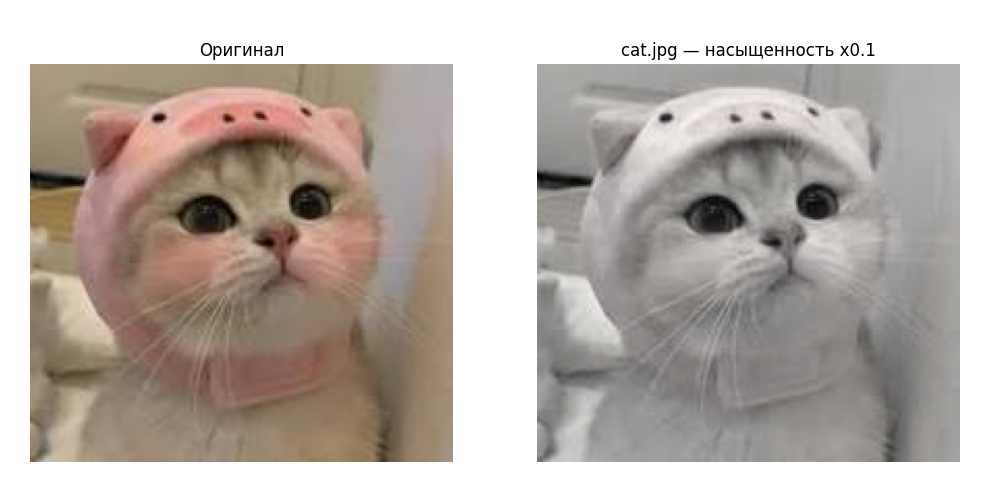
#> input picture image-1.png, 987 x 499 px; its folder holds only this picture in this run
$ python -i CV-2-34.py   (imports and definitions only)
#> lines starting #> are read from the running program, lines starting #| are printed output that depends on the picture; after the words box and inside, x2 and y2 are one past the last pixel; in counts of white or black regions, pixels touching at a corner belong together
import cv2
import numpy as np
import os

# Настраиваемые параметры
SHADOW_STRENGTH = 1        # сила тени
SCALE_Y = 0.15             # сжатие тени по вертикали
DX = 40                    # сдвиг тени вправо
DY_EXTRA = 10              # дополнительный сдвиг вниз
MASK_BLUR_KERNEL = (5, 5)  # сглаживание маски объекта
MASK_BLUR_SIGMA = 5
SHADOW_BLUR_KERNEL = (41, 41)
SHADOW_BLUR_SIGMA = 40
FINAL_BLUR_KERNEL = (101, 101)
FINAL_BLUR_SIGMA = 30


# Функция обработки одного изображения
def add_soft_shadow(
    image_path: str,
    output_path: str = "result.png"
):
#> called with image_path = 'image-1.png', output_path = 'result.png'
    image = cv2.imread(image_path)
#> image is the input picture: shape (499, 987, 3); mean B, G, R 169.7, 176.2, 185.6
    if image is None:
        raise FileNotFoundError(f"Файл не найден: {image_path}")

    h, w = image.shape[:2]
#> h = 499; w = 987

    # 1. Маска объекта
    gray = cv2.cvtColor(image, cv2.COLOR_BGR2GRAY)
    _, mask = cv2.threshold(gray, 250, 255, cv2.THRESH_BINARY_INV)
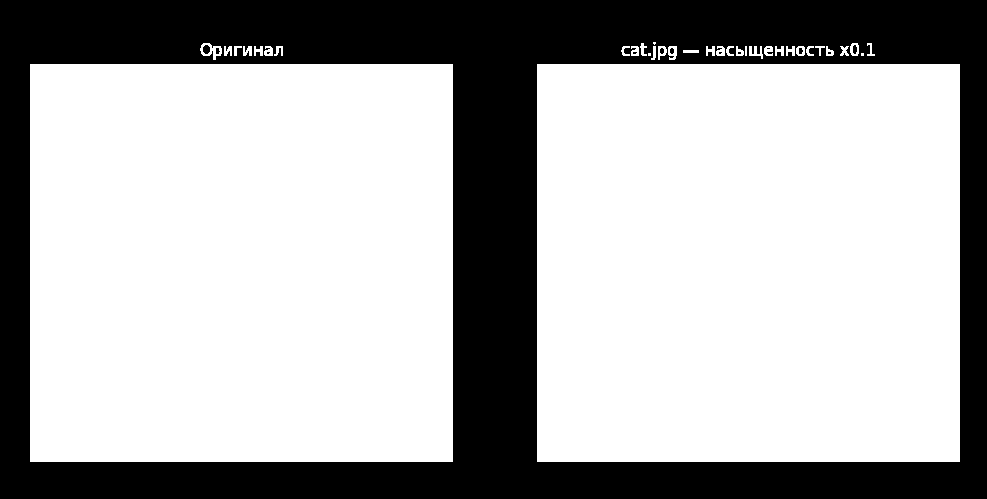
#> mask: shape (499, 987); 68.7% white; 13 black regions (7 under 20 px), largest, box (x1, y1, x2, y2) and area: (0, 0, 987, 499) 153752, (203, 45, 210, 54) 51, (853, 45, 857, 54) 30, (660, 48, 664, 54) 20, (670, 48, 674, 54) 20, (799, 48, 803, 54) 20
    mask = (mask > 0).astype(np.uint8) * 255

    # 2. Размытие маски для мягких краев
    mask_blur = cv2.GaussianBlur(mask, MASK_BLUR_KERNEL, MASK_BLUR_SIGMA)

    # 3. Размытие маски для тени
    shadow_mask = cv2.GaussianBlur(mask, SHADOW_BLUR_KERNEL, SHADOW_BLUR_SIGMA)

    # 4. Сжимаем тень по вертикали
    M_scale = np.array([[1, 0, 0], [0, SCALE_Y, 0]], dtype=np.float32)
    shadow_mask_scaled = cv2.warpAffine(
        shadow_mask, M_scale, (w, h),
        borderMode=cv2.BORDER_CONSTANT, borderValue=0
    )
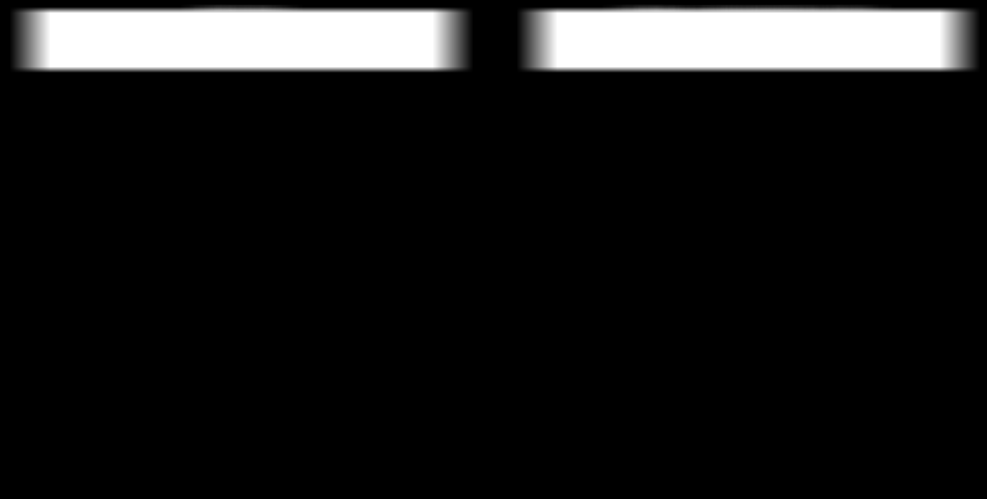
#> shadow_mask_scaled: shape (499, 987); min 0, max 255, mean 26.3

    # 5. Bounding box объекта
    ys, xs = np.where(mask > 0)
    y_min, y_max = ys.min(), ys.max()
#> y_min = 42; y_max = 461

    # 6. Сдвигаем тень вниз и вправо
    ys_s, _ = np.where(shadow_mask_scaled > 0)
    shadow_bottom = ys_s.max() if len(ys_s) > 0 else 0
#> shadow_bottom = 72
    dy = (y_max - shadow_bottom) + DY_EXTRA
#> dy = 399
    M_shift = np.float32([[1, 0, DX], [0, 1, dy]])
#> M_shift = [[1, 0, 40], [0, 1, 399]]
    shadow_mask_final = cv2.warpAffine(
        shadow_mask_scaled, M_shift, (w, h),
        borderMode=cv2.BORDER_CONSTANT, borderValue=0
    )

    # 7. Сглаживание тени
    shadow_mask_final = cv2.GaussianBlur(
        shadow_mask_final, FINAL_BLUR_KERNEL, FINAL_BLUR_SIGMA
    )
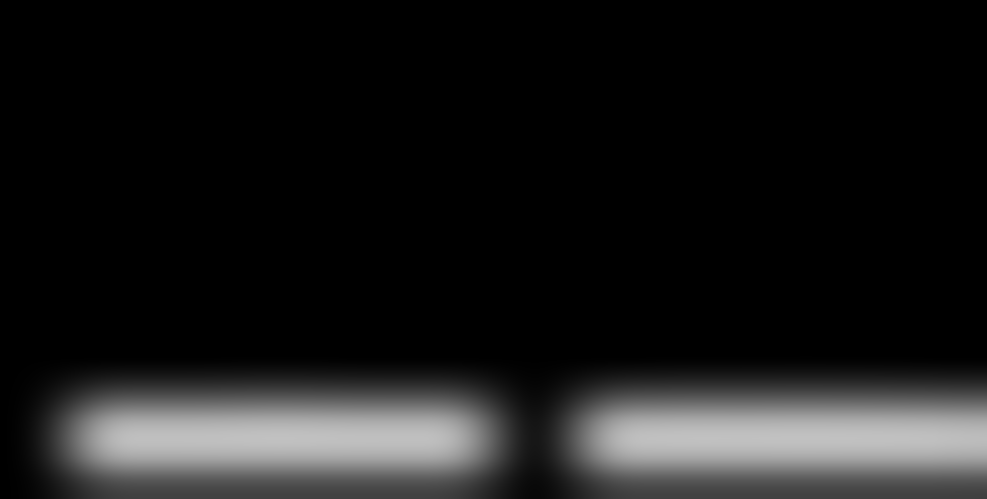
#> shadow_mask_final: shape (499, 987); min 0, max 193, mean 25.9

    # 8. Применяем тень к фону (безопасное вычисление shadow_alpha)
    s = float(SHADOW_STRENGTH)


    # создаём альфа-маску с ограничением диапазона 0..1
    shadow_alpha = shadow_mask_final.astype(np.float64) / 255.0
    shadow_alpha = np.clip(shadow_alpha * s, 0.0, 1.0).astype(np.float32)

    background = np.full((h, w, 3), 255, dtype=np.float32)
    background_dark = (background * (1.0 - shadow_alpha[:, :, None])).astype(np.uint8)
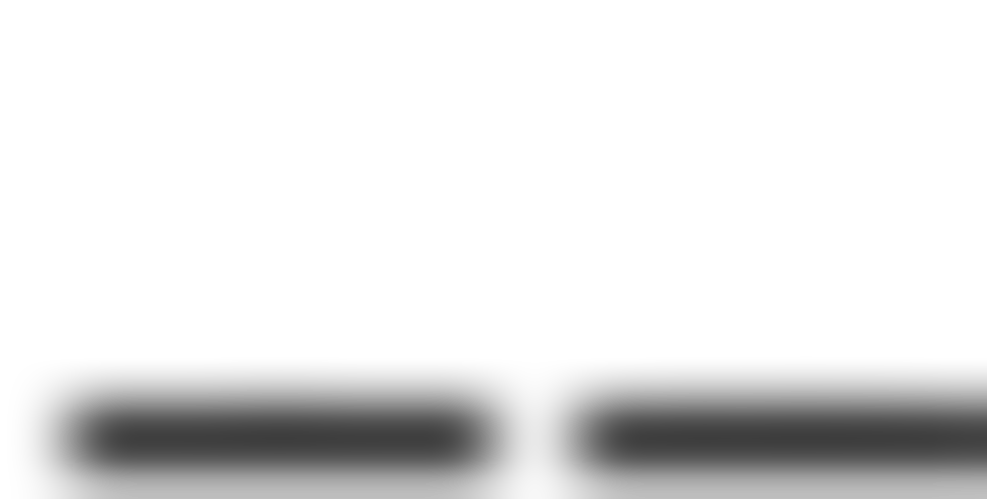
#> background_dark: shape (499, 987, 3); min 61, max 255, mean 228.9

    # 9. Накладываем объект
    mask_blur_float = mask_blur.astype(np.float32) / 255.0
    foreground = (image.astype(np.float32) * mask_blur_float[:, :, None]).astype(np.uint8)
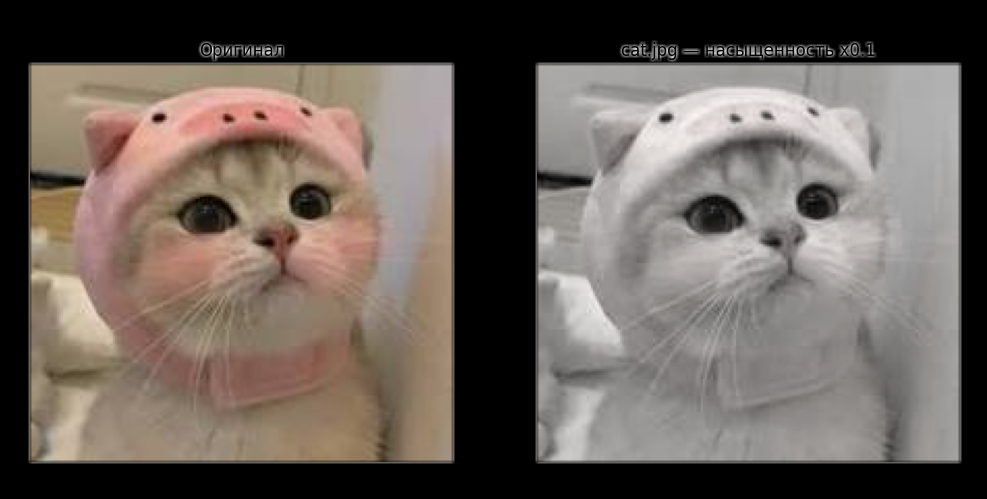
#> foreground: shape (499, 987, 3); mean B, G, R 90.7, 97.2, 106.5
    background_part = (background_dark.astype(np.float32) * (1.0 - mask_blur_float[:, :, None])).astype(np.uint8)
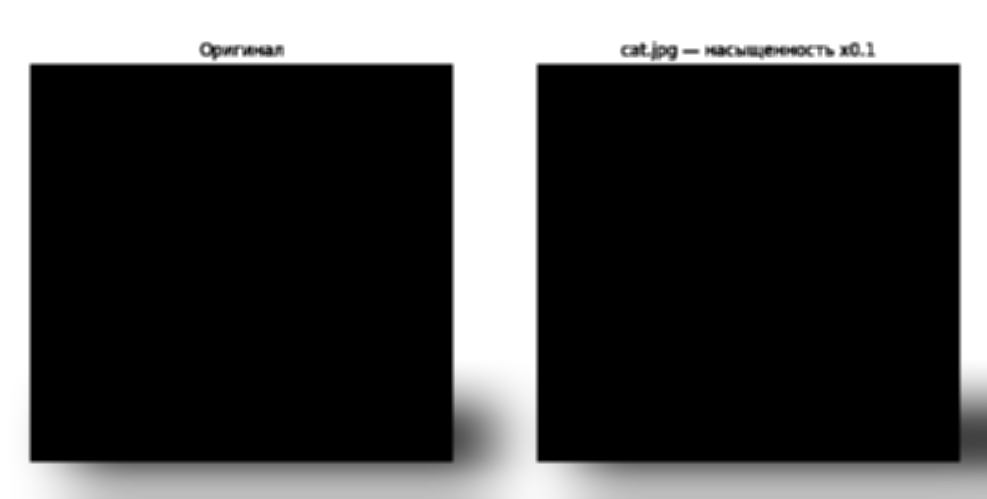
#> background_part: shape (499, 987, 3); min 0, max 255, mean 72
    result = cv2.add(foreground, background_part)
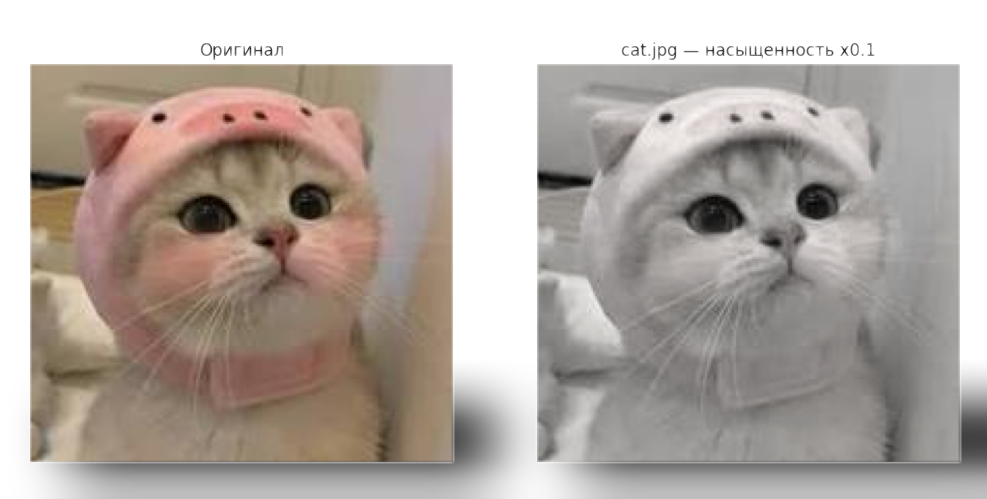
#> result: shape (499, 987, 3); mean B, G, R 162.8, 169.2, 178.5

    # 10. Сохраняем результат
    cv2.imwrite(output_path, result)
    print(f"Сохранено: {output_path}")


# Функция для обработки всех изображений в папке
def process_folder(
    input_folder: str,
    output_folder: str = "results"
):
    if not os.path.exists(output_folder):
        os.makedirs(output_folder)

    supported_ext = (".jpg", ".jpeg", ".png", ".bmp", ".tiff")

    for filename in os.listdir(input_folder):
        if filename.lower().endswith(supported_ext):
            input_path = os.path.join(input_folder, filename)
            output_path = os.path.join(output_folder, f"shadow_{filename}")
            try:
                add_soft_shadow(input_path, output_path)
            except Exception as e:
                print(f"Ошибка при обработке {filename}: {e}")

    print("🎉 Обработка завершена!")


# Пример использования:
# process_folder("images")  # обработает все изображения из папки "images"
# или:
# add_soft_shadow("images (2).jpg", "result.png")

>>> result = add_soft_shadow('image-1.png')

$ run again, on image.png
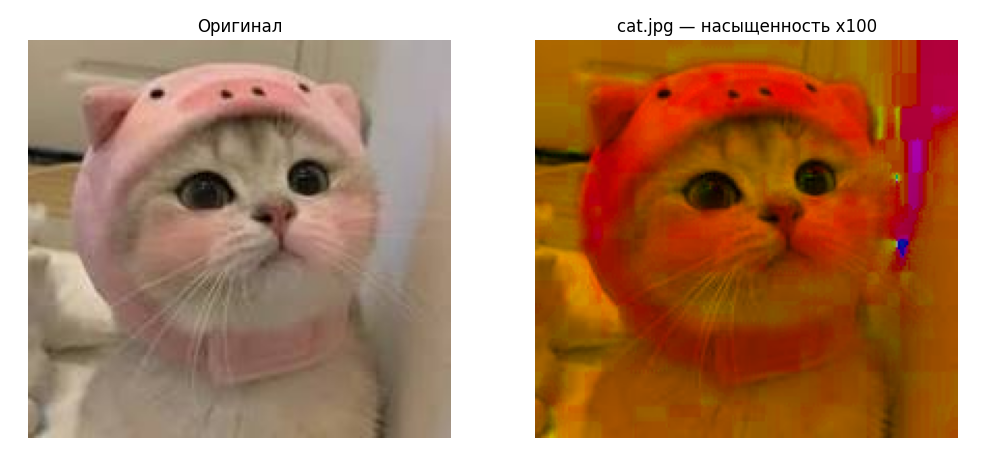
#> input picture image.png, 981 x 462 px
#> in add_soft_shadow, image is the input picture: shape (462, 981, 3); mean B, G, R 107.5, 136.4, 179.5
#> in add_soft_shadow, `_, mask = cv2.threshold(gray, 250, 255, cv2.THRESH_BINARY_INV)`:
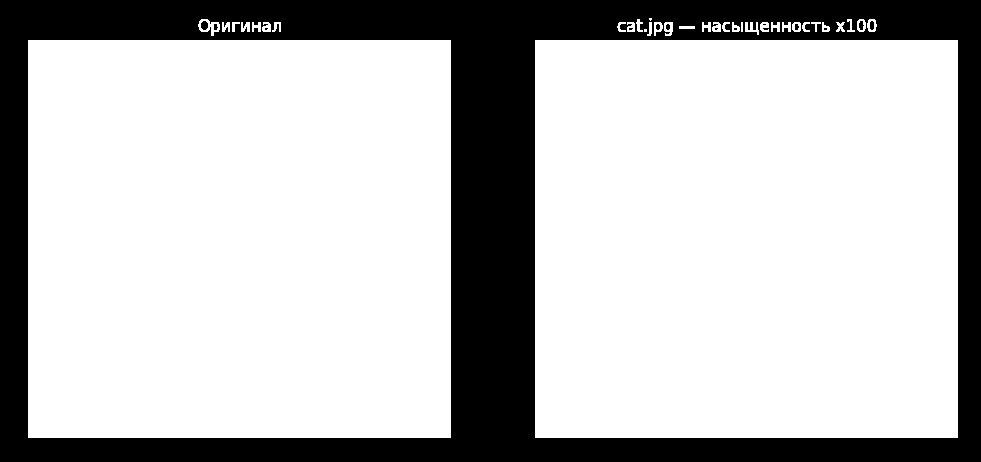
#> mask: shape (462, 981); 74.7% white; 14 black regions (7 under 20 px), largest, box (x1, y1, x2, y2) and area: (0, 0, 981, 462) 114363, (201, 21, 208, 30) 51, (859, 21, 864, 30) 33
#> y_min = 18; y_max = 437
#> shadow_bottom = 68
#> dy = 379
#> M_shift = [[1, 0, 40], [0, 1, 379]]
#> in add_soft_shadow, `result = cv2.add(foreground, background_part)`:
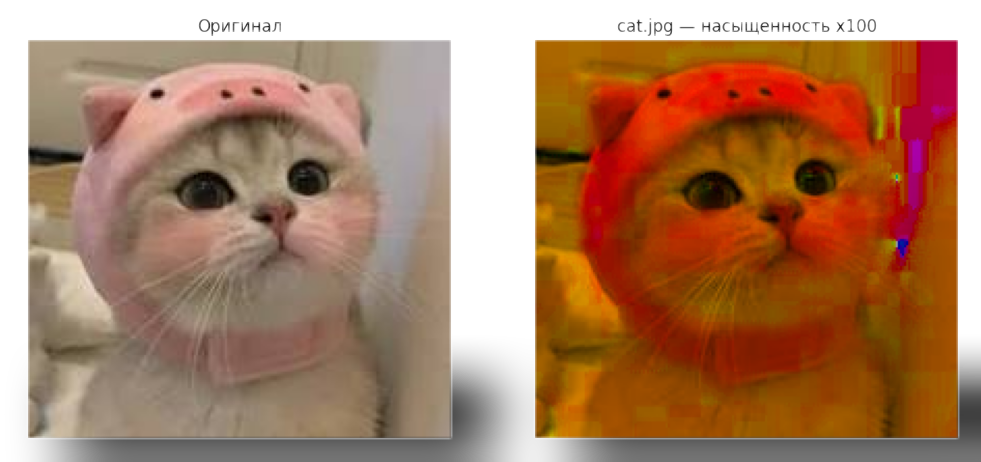
#> result: shape (462, 981, 3); mean B, G, R 100.4, 129, 171.9

$ run again, on cat.jpg
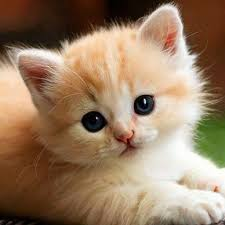
#> input picture cat.jpg, 225 x 225 px
#> in add_soft_shadow, image is the input picture: shape (225, 225, 3); mean B, G, R 100.1, 125.8, 152.2
#> in add_soft_shadow, `_, mask = cv2.threshold(gray, 250, 255, cv2.THRESH_BINARY_INV)`:
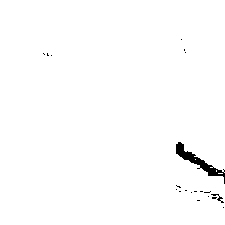
#> mask: shape (225, 225); 99% white; 20 black regions (18 under 20 px), largest, box (x1, y1, x2, y2) and area: (176, 142, 225, 184) 444, (211, 194, 224, 203) 32
#> y_min = 0; y_max = 224
#> ys_s = 7650 values from 0 to 33
#> shadow_bottom = 33
#> dy = 201
#> M_shift = [[1, 0, 40], [0, 1, 201]]
#> in add_soft_shadow, `background_part = (background_dark.astype(np.float32) * (1.0 - mask_bl..`:
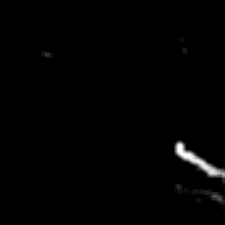
#> background_part: shape (225, 225, 3); min 0, max 255, mean 2.3
